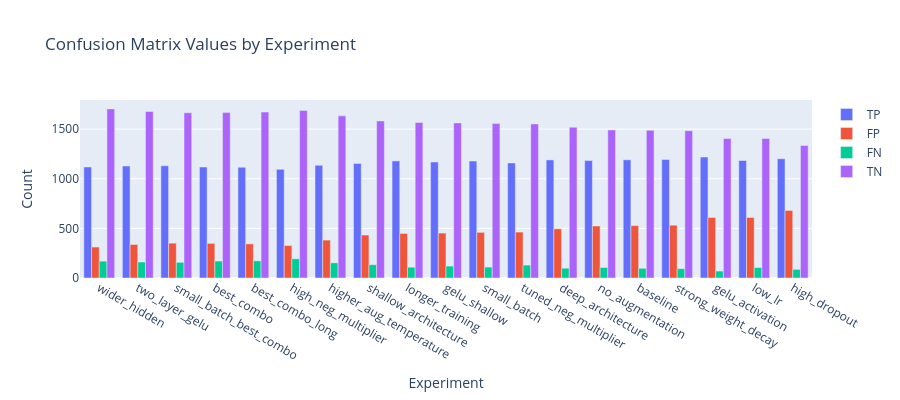

Source (notebook cell):
### Markdown cell above
## Confusion Matrix Values\nTP, FP, FN, TN across experiments.

### Code cell
fig = go.Figure()
for key, label in [("tp", "TP"), ("fp", "FP"), ("fn", "FN"), ("tn", "TN")]:
    fig.add_bar(name=label, x=names, y=[m[key] for m in metrics])

fig.update_layout(
    barmode="group",
    title="Confusion Matrix Values by Experiment",
    xaxis_title="Experiment",
    yaxis_title="Count",
    legend_title="",
    height=400,
)
fig.show()

### Figure 1 — Plotly figure (JSON) as saved in the notebook; plotly's stock layout.template omitted (floating-point values rounded to 4 significant figures)
{"data": [{"name": "TP", "type": "bar", "x": ["wider_hidden", "two_layer_gelu", "small_batch_best_combo", "best_combo", "best_combo_long", "high_neg_multiplier", "higher_aug_temperature", "shallow_architecture", "longer_training", "gelu_shallow", "small_batch", "tuned_neg_multiplier", "deep_architecture", "no_augmentation", "baseline", "strong_weight_decay", "gelu_activation", "low_lr", "high_dropout"], "y": [1119, 1128, 1131, 1118, 1116, 1095, 1136, 1155, 1180, 1169, 1179, 1159, 1190, 1183, 1191, 1195, 1219, 1184, 1202]}, {"name": "FP", "type": "bar", "x": ["wider_hidden", "two_layer_gelu", "small_batch_best_combo", "best_combo", "best_combo_long", "high_neg_multiplier", "higher_aug_temperature", "shallow_architecture", "longer_training", "gelu_shallow", "small_batch", "tuned_neg_multiplier", "deep_architecture", "no_augmentation", "baseline", "strong_weight_decay", "gelu_activation", "low_lr", "high_dropout"], "y": [312, 338, 351, 349, 344, 327, 382, 433, 449, 453, 460, 463, 496, 524, 528, 532, 610, 610, 681]}, {"name": "FN", "type": "bar", "x": ["wider_hidden", "two_layer_gelu", "small_batch_best_combo", "best_combo", "best_combo_long", "high_neg_multiplier", "higher_aug_temperature", "shallow_architecture", "longer_training", "gelu_shallow", "small_batch", "tuned_neg_multiplier", "deep_architecture", "no_augmentation", "baseline", "strong_weight_decay", "gelu_activation", "low_lr", "high_dropout"], "y": [170, 161, 158, 171, 173, 194, 153, 134, 109, 120, 110, 130, 99, 106, 98, 94, 70, 105, 87]}, {"name": "TN", "type": "bar", "x": ["wider_hidden", "two_layer_gelu", "small_batch_best_combo", "best_combo", "best_combo_long", "high_neg_multiplier", "higher_aug_temperature", "shallow_architecture", "longer_training", "gelu_shallow", "small_batch", "tuned_neg_multiplier", "deep_architecture", "no_augmentation", "baseline", "strong_weight_decay", "gelu_activation", "low_lr", "high_dropout"], "y": [1704, 1678, 1665, 1667, 1672, 1689, 1634, 1583, 1567, 1563, 1556, 1553, 1520, 1492, 1488, 1484, 1406, 1406, 1335]}], "layout": {"barmode": "group", "height": 400, "legend": {"title": {"text": ""}}, "title": {"text": "Confusion Matrix Values by Experiment"}, "xaxis": {"title": {"text": "Experiment"}}, "yaxis": {"title": {"text": "Count"}}}}
